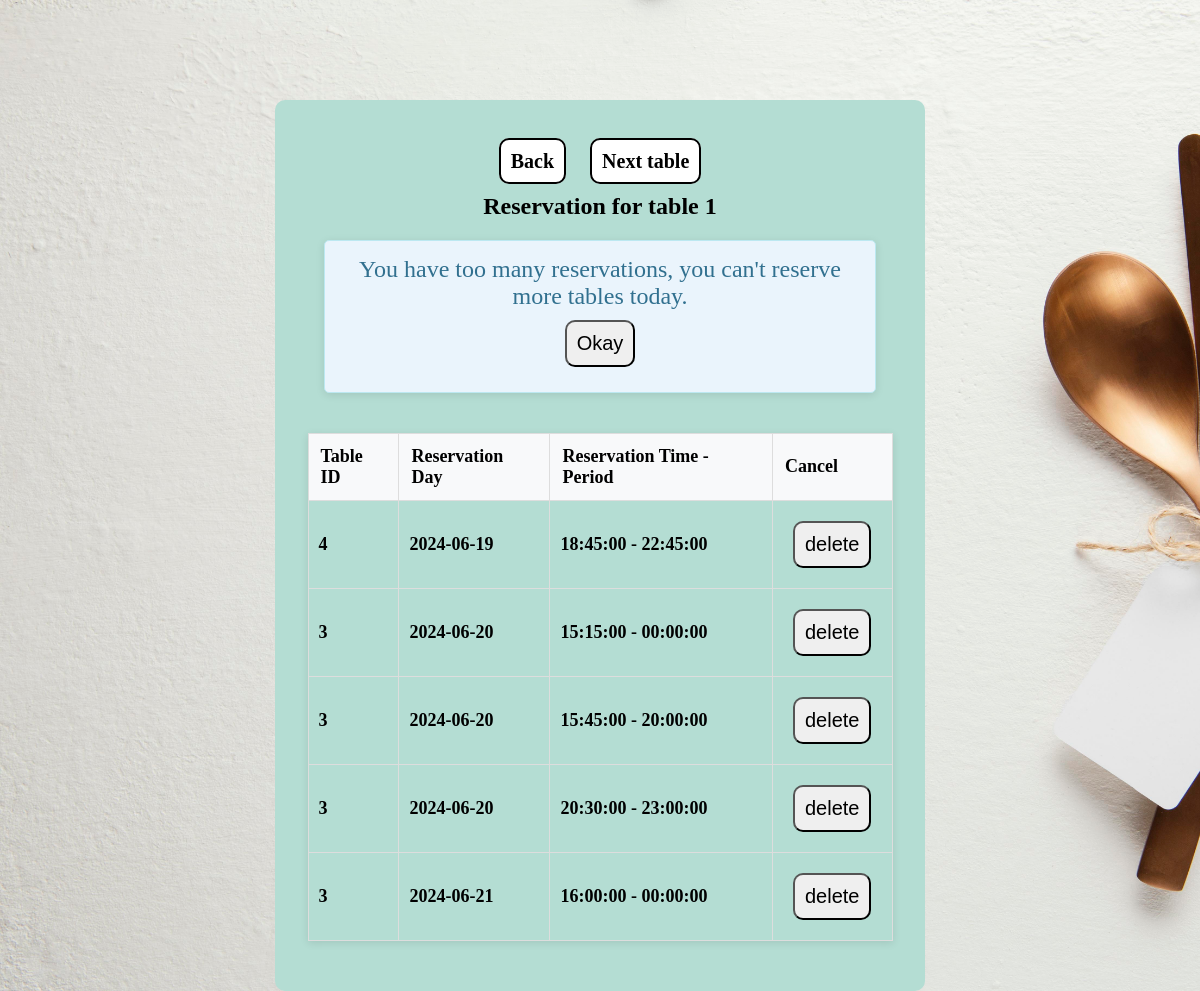
Page /Restaurant/reservation.php?table=1 (signed in) on the earlier database version.
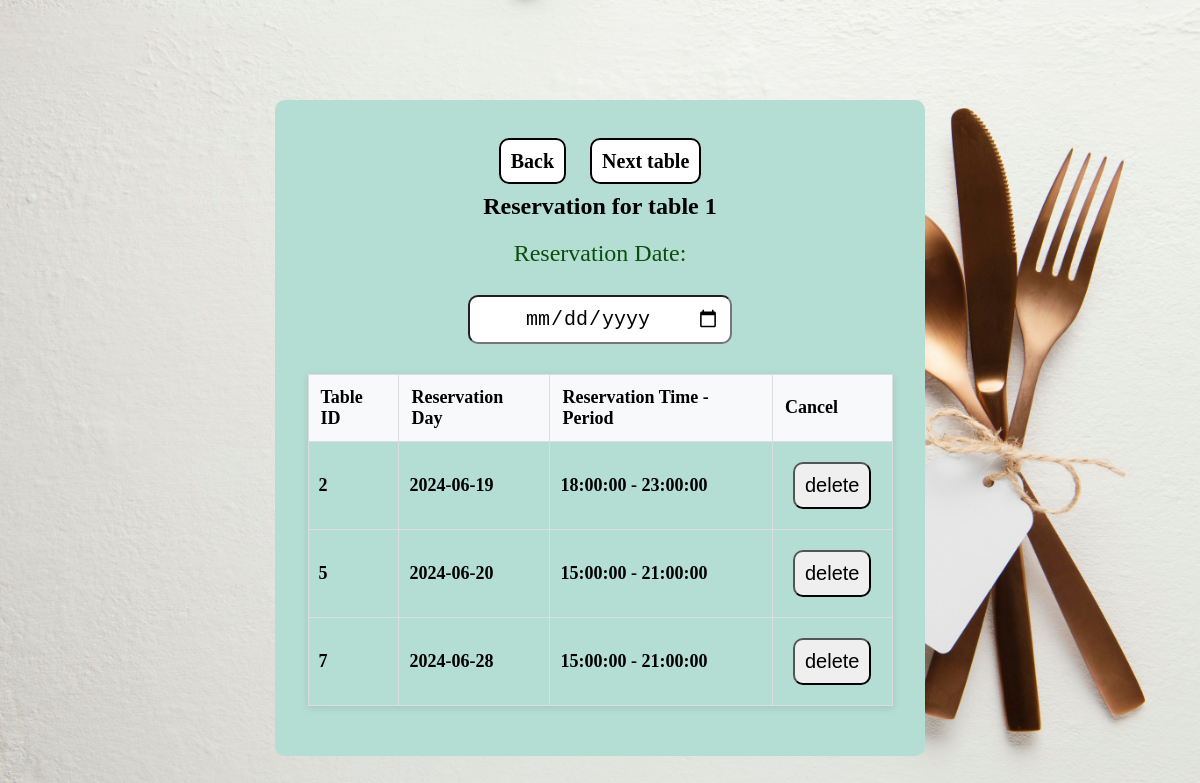
Same page on the later database version.
### tables this page shows
CREATE TABLE `reservation` (
  `reservationId` int(11) NOT NULL,
  `tableId` int(11) NOT NULL,
  `userId` int(11) NOT NULL,
  `reservationDay` date DEFAULT NULL,
  `reservationTime` time DEFAULT NULL,
  `period` time NOT NULL
);

### Restaurant/reservation.php (the view, shortened to what this page needs)
<!DOCTYPE html>
<html lang="en">
<head>
    <link rel="stylesheet" href="SideStyle.css">
</head>
<body>
<?php
global $conn;
?>
<form method="post"
      action="reservation.php?table=<?php if (isset($_GET['table']) && $_GET['table'] > 0 && $_GET['table'] <= $_SESSION['maxTableId']) echo $_GET['table']; else {
          header('location:tables.php');
          exit();
      } ?>" class="reservationForm">
    <a class="nextPage" href="tables.php">Back</a>
    <?php if ($_GET['table'] < $_SESSION['maxTableId']) echo "<a class=\"nextPage\" href=\"reservation.php?table=" . ($_GET['table'] + 1) . "\">Next table</a>";
    echo "<h2>Reservation for table " . $_GET['table'] . "</h2>";
    $today = date("Y-m-d");
    $sql = $conn->prepare("SELECT reservation.* FROM user
        INNER JOIN reservation ON user.userId = reservation.userId
        WHERE reservation.reservationDay >= ? AND user.userId = ?
        ORDER BY reservation.reservationDay ASC;");
    $sql->bind_param('si', $today, $_SESSION['userID']);
    $sql->execute();
    $result = $sql->get_result();
    if ($result->num_rows >= 0 && $result->num_rows < 5) {
        echo '<label for="res">Reservation Date:</label><br><br>';
        if (!isset($_POST['day'])) {
            echo '<input type="date" style="width: 240px" class="inputok" name="day" id="day" onchange="activateSubmit()">';
        } else {
            echo "<input type=\"date\" name=\"day\" class=\"inputok\"id=\"day\" value=\"" . $_POST['day'] . "\" onchange=\"activateSubmit()\">";
        }
        echo "<input type='submit' name='action' id='submitButton' value='day' style='display: none;'><br>";
    } else {
        $_SESSION['reservationMessage'] = "You have too many reservations, you can't reserve more tables today.";
    }
    if (isset($_SESSION['reservationMessage'])) {
        echo '<div style="display: flex; justify-content: center; align-items: center; margin: 20px 0;">';
        echo '<div style="background-color: #eaf4fc; color: #31708f; border: 1px solid #bce8f1; padding: 15px; border-radius: 5px; width: 80%; text-align: center; font-size: 24px; box-shadow: 0 2px 8px rgba(0, 0, 0, 0.1);">';
        echo $_SESSION['reservationMessage'];
        echo ' <br><button class="inputok" onclick="refreshPage()">Okay</button><br>';
        echo '</div>';
        echo '</div>';
    }
    $t = time();
    $currentTime = date("Y-m-d", $t);
    if ($_SESSION['privalage'] == "admin" || $_SESSION['privalage'] == "worker") {
        $sql = mysqli_prepare($conn, "SELECT CONCAT(user.firstName, ' ', user.lastName) AS name, reservation.*
        FROM user
        INNER JOIN reservation ON user.userId = reservation.userId
        WHERE reservation.reservationDay >= ? AND reservation.tableId = ?
        ORDER BY reservation.reservationDay ASC;");
        $sql->bind_param('si', $currentTime, $_GET['table']);
    } else {
        $sql = mysqli_prepare($conn, "SELECT * FROM reservation where userId = ? and reservationDay>= ? ORDER BY reservationDay ASC,reservationTime ASC;");
        $sql->bind_param('is', $_SESSION['userID'], $currentTime);
    }
    $sql->execute();
    $result = $sql->get_result();
    if ($result->num_rows > 0) {
        echo '<div style="display: flex; justify-content: center; align-items: center;">';
        echo '<br><br><table border="1" style="border-collapse: collapse; width: 90%; margin: 20px auto; font-size: 18px; text-align: left; box-shadow: 0 2px 8px rgba(0, 0, 0, 0.1);">';
        echo '<thead style="background-color: #f8f9fa;">';
        echo '<tr>';
        if ($_SESSION['privalage'] != "admin" && $_SESSION['privalage'] != "worker") {
            echo '<th style="padding: 12px; border: 1px solid #ddd;">Table ID</th>';
        } else {
            echo '<th style="padding: 12px; border: 1px solid #ddd;">Name</th>';
        }
        echo '<th style="padding: 12px; border: 1px solid #ddd;">Reservation Day</th>';
        echo '<th style="padding: 12px; border: 1px solid #ddd;">Reservation Time - Period</th>';
        echo '<th style="padding: 12px; border: 1px solid #ddd;">Cancel</th>';
        echo '</tr>';
        echo '</thead>';
        echo '<tbody>';
        while ($row = $result->fetch_assoc()) {
            echo '<tr>';
            if ($_SESSION['privalage'] != "admin" && $_SESSION['privalage'] != "worker") {
                echo '<th style="padding: 10px; border: 1px solid #ddd;">' . $row['tableId'] . '</th>';
            } else {
                echo '<th style="padding: 10px; border: 1px solid #ddd;">' . $row['name'] . '</th>';
            }
            echo '<th style="padding: 10px; border: 1px solid #ddd;">' . $row['reservationDay'] . '</th>';
            echo '<th style="padding: 10px; border: 1px solid #ddd;">' . $row['reservationTime'] . ' - ' . $row['period'] . '</th>';
            echo '<th style="padding: 10px; border: 1px solid #ddd;">
    <form method="post" action="reservation.php?table=' . $_GET['table'] . '" >
    <input type="submit" name="delete" value="delete" class="inputok" onclick="confirmDeletion();">
    <input type="hidden" name="reservation" value="' . $row['reservationId'] . '">
    </form>
    <script type="text/javascript">
    function confirmDeletion() {
    return confirm("Are you sure you want to delete this reservation?");
        }
    </script>
    </th>';
            echo '</tr>';
        }
        echo '</tbody>';
        echo '</table><br>';
    }
    echo '</div>';
    echo '</form>';
    ?>
</body>
</html>

### Restaurant/SideStyle.css (style rules this page uses)
body { background-color: cornflowerblue; background-image: url("logPic.jpg"); background-size: cover; background-repeat: no-repeat; background-attachment: fixed; }
.nextPage { text-decoration: none; color: #000000; font-weight: bold; background-color:white; border: 2px solid #000000; transition: background-color 0.3s ease; border-radius: 10px; font-size: 20px; padding: 10px; margin: 10px; }
.inputok { transition: background-color 0.3s ease; border-radius: 10px; font-size: 20px; padding: 10px; margin: 10px; text-align: center; }
.mainForm,.reservationForm { -webkit-animation: fadeIn 1s; padding-top: 50px; padding-bottom: 30px; text-align: center; position: absolute; top: 100px; width:450px ; margin: auto; right:0; left: 0; background-color: #b4ddd3; border-radius: 10px; }
.reservationForm { width:650px ; }
label { margin-top: 100px; color: #09500c; font-size: 24px; }

Differences in the rows shown:
removed reservation: tableId "4", reservationDay "2024-06-19", reservationTime "18:45:00", period "22:45:00"
removed reservation: tableId "3", reservationDay "2024-06-20", reservationTime "15:15:00", period "00:00:00"
removed reservation: tableId "3", reservationDay "2024-06-20", reservationTime "15:45:00", period "20:00:00"
removed reservation: tableId "3", reservationDay "2024-06-20", reservationTime "20:30:00", period "23:00:00"
removed reservation: tableId "3", reservationDay "2024-06-21", reservationTime "16:00:00", period "00:00:00"
added reservation: tableId "2", reservationDay "2024-06-19", reservationTime "18:00:00", period "23:00:00"
added reservation: tableId "5", reservationDay "2024-06-20", reservationTime "15:00:00", period "21:00:00"
added reservation: tableId "7", reservationDay "2024-06-28", reservationTime "15:00:00", period "21:00:00"
Other differences:
$_SESSION['reservationMessage']: "You have too many reservations, you can't reserve more tables today." → (not shown)
text no longer shown: "Okay"
text now shown: "Reservation Date:"
